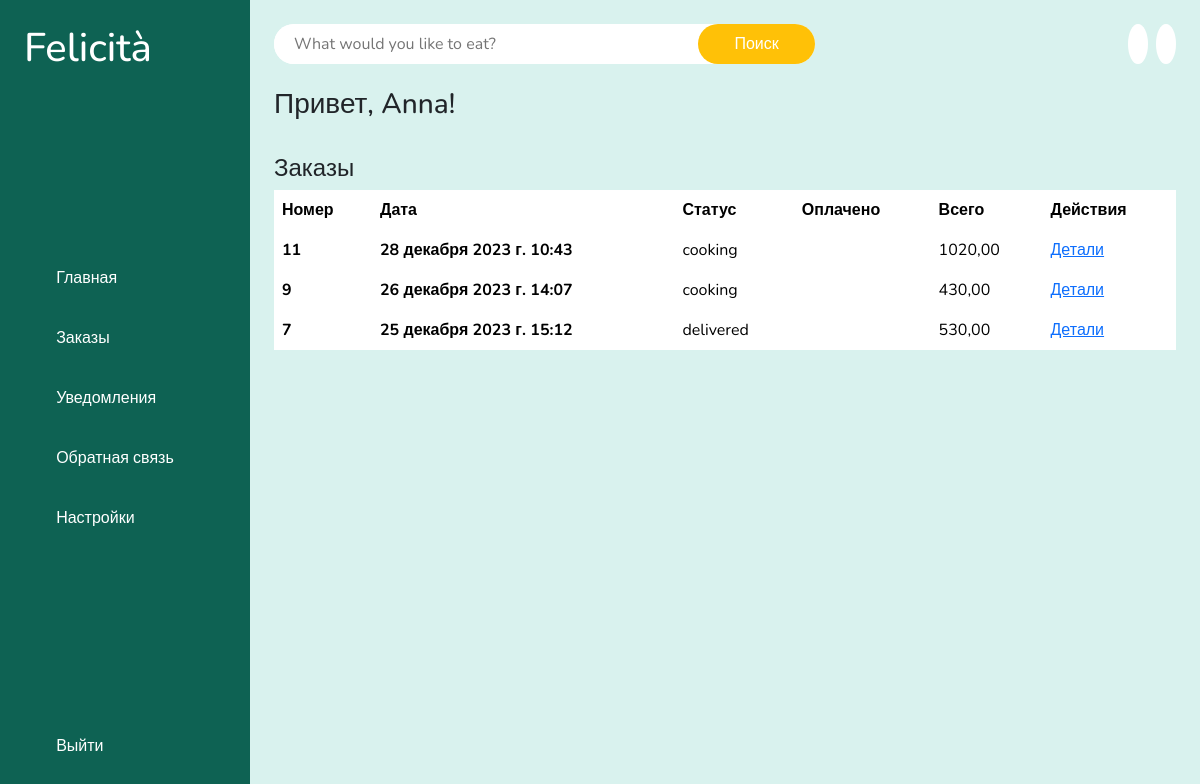
The page /dashboard/ (signed in) on the database as committed earlier.
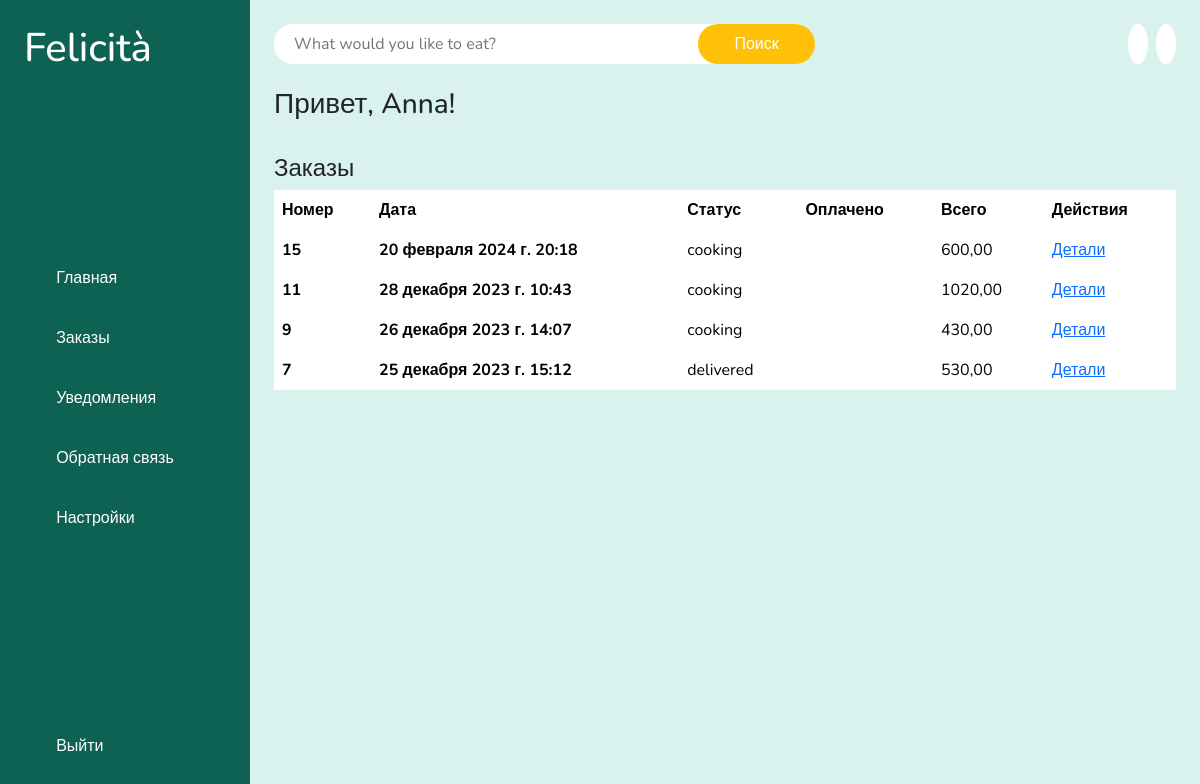
The same page on the database as committed later.
### core/models.py (models this page shows)
class CartOrder(models.Model):
    user = models.ForeignKey(User, on_delete=models.CASCADE)
    price = models.DecimalField(max_digits=10, decimal_places=2)
    paid_status = models.BooleanField(default=False)
    order_date = models.DateTimeField(auto_now_add=True)
    status = models.CharField(choices=STATUS, max_length=30, default="cooking")
    class Meta:
        verbose_name = "Заказ"
        verbose_name_plural = "Заказы"

### core/views.py (the view)
# urls.py: path("dashboard/", customer_dashboard, name='dashboard'),
def customer_dashboard(request):
    orders = CartOrder.objects.filter(user=request.user).order_by("-id")
    context = {
        "orders": orders
    }
    return render(request, 'core/dashboard.html', context)

### userauths/models.py (called while the page is built)
    def __str__(self):
        return self.username

### templates/core/dashboard.html (shortened to what this page needs)
{% extends "partials/base.html" %}
{% load static %}
{% block content %}
    <br>
        <h3>Привет, {{ request.user|title }}!</h3>
        <br>
        <h4>Заказы</h4>
        <table class="table table-borderless">
            <thead>
            <tr>
                <th scope="col">Номер</th>
                <th scope="col">Дата</th>
                <th scope="col">Статус</th>
                <th scope="col">Оплачено</th>
                <th scope="col">Всего</th>
                <th scope="col">Действия</th>
            </tr>
            </thead>
            <tbody>
            {% for o in orders %}
            <tr>
                <th scope="row">{{ o.id }}</th>
                <th scope="row">{{ o.order_date }}</th>
                <td>{{ o.status }}</td>
                {% if o.paid_status == True %}
                <td></td>
                {% else %}
                <td></td>
                {% endif %}
                <td>{{ o.price }}</td>
                <td><a href="{% url "core:order-detail" o.id %}">Детали</a></td>
            </tr>
            {% endfor %}
            </tbody>
        </table>
    </div>
{% endblock content %}

Rows that differ between the two databases and show on the page:
added CartOrder: id "15", order_date "20 февраля 2024 г. 20:18", status "cooking", paid_status False (drawn), price "600,00"
